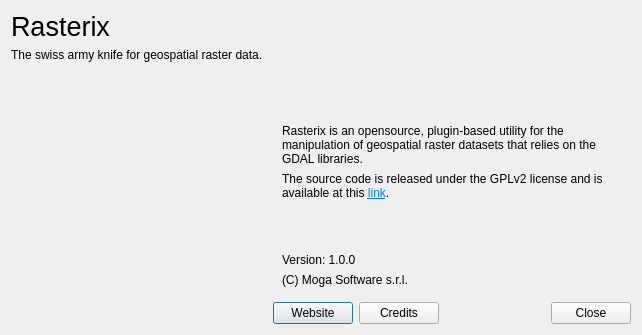
<?xml version="1.0" encoding="UTF-8"?>
<ui version="4.0">
 <class>AboutDialog</class>
 <widget class="QDialog" name="AboutDialog">
  <property name="geometry">
   <rect>
    <x>0</x>
    <y>0</y>
    <width>642</width>
    <height>334</height>
   </rect>
  </property>
  <property name="windowTitle">
   <string>About</string>
  </property>
  <layout class="QGridLayout" name="gridLayout">
   <item row="0" column="0">
    <widget class="QLabel" name="label_2">
     <property name="font">
      <font>
       <pointsize>20</pointsize>
      </font>
     </property>
     <property name="text">
      <string>Rasterix</string>
     </property>
    </widget>
   </item>
   <item row="1" column="0" colspan="2">
    <widget class="QLabel" name="label_3">
     <property name="text">
      <string>The swiss army knife for geospatial raster data.</string>
     </property>
    </widget>
   </item>
   <item row="2" column="0" rowspan="2">
    <widget class="QLabel" name="label">
     <property name="minimumSize">
      <size>
       <width>256</width>
       <height>256</height>
      </size>
     </property>
     <property name="maximumSize">
      <size>
       <width>256</width>
       <height>256</height>
      </size>
     </property>
     <property name="pixmap">
      <pixmap resource="images.qrc">:/rasterix.png</pixmap>
     </property>
     <property name="scaledContents">
      <bool>true</bool>
     </property>
    </widget>
   </item>
   <item row="2" column="1" colspan="4">
    <widget class="QWidget" name="widget" native="true">
     <layout class="QVBoxLayout" name="verticalLayout">
      <item>
       <spacer name="verticalSpacer_2">
        <property name="orientation">
         <enum>Qt::Vertical</enum>
        </property>
        <property name="sizeHint" stdset="0">
         <size>
          <width>20</width>
          <height>40</height>
         </size>
        </property>
       </spacer>
      </item>
      <item>
       <widget class="QLabel" name="label_6">
        <property name="text">
         <string>Rasterix is an opensource, plugin-based utility for the manipulation of geospatial raster datasets that relies on the GDAL libraries.</string>
        </property>
        <property name="wordWrap">
         <bool>true</bool>
        </property>
       </widget>
      </item>
      <item>
       <widget class="QLabel" name="label_8">
        <property name="text">
         <string>&lt;html&gt;&lt;head/&gt;&lt;body&gt;&lt;p&gt;The source code is released under the GPLv2 license and is available at this &lt;a href=&quot;https://github.com/mogasw/rasterix&quot;&gt;&lt;span style=&quot; text-decoration: underline; color:#007af4;&quot;&gt;link&lt;/span&gt;&lt;/a&gt;.&lt;/p&gt;&lt;/body&gt;&lt;/html&gt;</string>
        </property>
        <property name="textFormat">
         <enum>Qt::RichText</enum>
        </property>
        <property name="wordWrap">
         <bool>true</bool>
        </property>
        <property name="openExternalLinks">
         <bool>true</bool>
        </property>
       </widget>
      </item>
      <item>
       <spacer name="verticalSpacer">
        <property name="orientation">
         <enum>Qt::Vertical</enum>
        </property>
        <property name="sizeHint" stdset="0">
         <size>
          <width>20</width>
          <height>40</height>
         </size>
        </property>
       </spacer>
      </item>
      <item>
       <widget class="QLabel" name="versionLabel">
        <property name="text">
         <string>Version: 1.0.0</string>
        </property>
       </widget>
      </item>
      <item>
       <widget class="QLabel" name="label_7">
        <property name="text">
         <string>(C) Moga Software s.r.l.</string>
        </property>
       </widget>
      </item>
     </layout>
    </widget>
   </item>
   <item row="3" column="1">
    <widget class="QPushButton" name="websiteButton">
     <property name="focusPolicy">
      <enum>Qt::TabFocus</enum>
     </property>
     <property name="text">
      <string>Website</string>
     </property>
    </widget>
   </item>
   <item row="3" column="2">
    <widget class="QPushButton" name="creditsButton">
     <property name="focusPolicy">
      <enum>Qt::TabFocus</enum>
     </property>
     <property name="text">
      <string>Credits</string>
     </property>
    </widget>
   </item>
   <item row="3" column="3">
    <spacer name="horizontalSpacer">
     <property name="orientation">
      <enum>Qt::Horizontal</enum>
     </property>
     <property name="sizeHint" stdset="0">
      <size>
       <width>107</width>
       <height>20</height>
      </size>
     </property>
    </spacer>
   </item>
   <item row="3" column="4">
    <widget class="QPushButton" name="closeButton">
     <property name="text">
      <string>Close</string>
     </property>
    </widget>
   </item>
  </layout>
 </widget>
 <tabstops>
  <tabstop>closeButton</tabstop>
  <tabstop>creditsButton</tabstop>
  <tabstop>websiteButton</tabstop>
 </tabstops>
 <resources>
  <include location="images.qrc"/>
 </resources>
 <connections>
  <connection>
   <sender>closeButton</sender>
   <signal>clicked()</signal>
   <receiver>AboutDialog</receiver>
   <slot>accept()</slot>
   <hints>
    <hint type="sourcelabel">
     <x>591</x>
     <y>309</y>
    </hint>
    <hint type="destinationlabel">
     <x>473</x>
     <y>303</y>
    </hint>
   </hints>
  </connection>
 </connections>
</ui>
